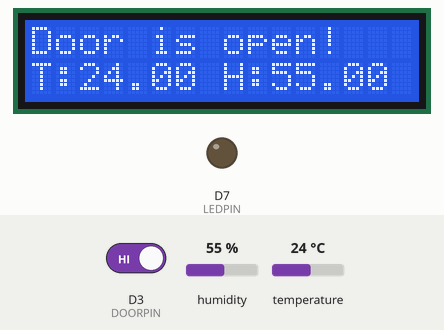
Bench run of a sketch on a simulated ESP8266 (NodeMCU). Parts: 16×2 character LCD, output pins drawn as LEDs (lit = HIGH). The test bench sets the inputs (shaded band); at power-on: D3 (DOORPIN) HIGH, humidity 55 %, temperature 24 °C. WiFi joins after 1.5 s; servers stay silent unless stated; what the sketch prints to the serial monitor is not drawn.

Above: at 3.6 s.
3.7 s: D3 (DOORPIN) driven LOW
At 5.3 s:
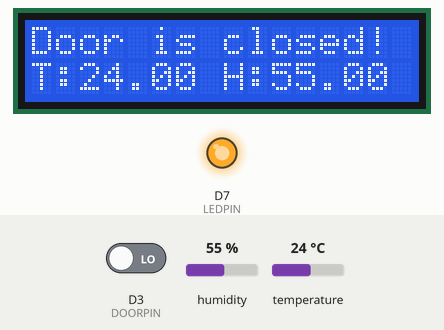
6.4 s: humidity set to 22 %
At 7.7 s:
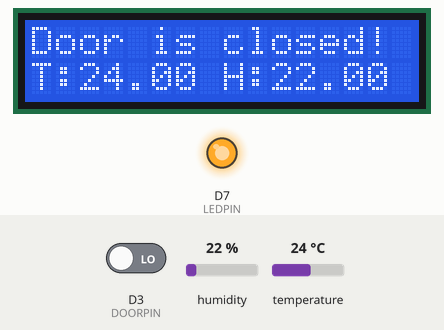
9.1 s: temperature set to 12 °C
At 11.2 s:
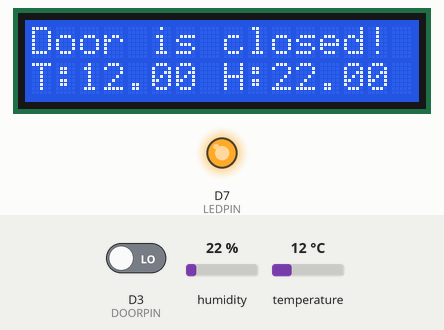
12.2 s: D3 (DOORPIN) driven HIGH
At 13.6 s:
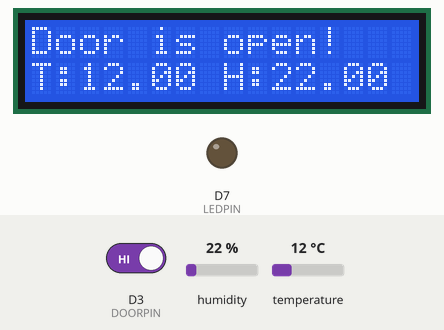
14.9 s: temperature set to 8 °C
At 18.2 s:
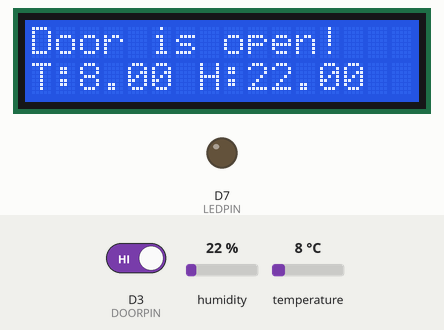
20.9 s: humidity set to 40 %
At 21.6 s:
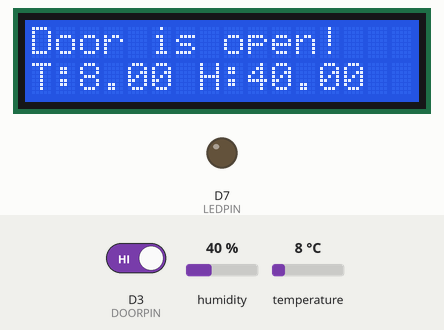
Timing chart, 0 to 23.9 s (numbered marks = the images above; inputs shaded):
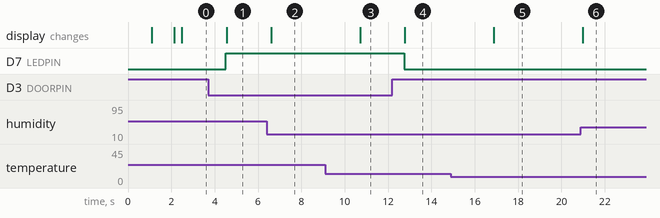

Measured:
- after the input at 3.7 s, D7 (LEDPIN): LOW → HIGH after 0.82 s; the display: changes after 0.85 s (image 1)
- after the input at 6.4 s, the display: changes after 0.20 s (image 2)
- after the input at 9.1 s, the display: changes after 1.6 s (image 3)
- after the input at 12.2 s, D7 (LEDPIN): HIGH → LOW after 0.54 s; the display: changes after 0.57 s (image 4)
- after the input at 14.9 s, the display: changes after 2.0 s (image 5)
- after the input at 20.9 s, the display: changes after 0.09 s (image 6)

The sketch:

nodemcu_code.ino
```cpp
#define BLYNK_TEMPLATE_ID ""
#define BLYNK_TEMPLATE_NAME ""
#define BLYNK_FIRMWARE_VERSION ""

#include <Wire.h>
#include <LiquidCrystal_I2C.h>
#include <DHT.h>
#include <ESP8266WiFi.h>
#include <BlynkSimpleEsp8266.h>

#define DHTPIN D4
#define DHTTYPE DHT11
#define LEDPIN D7
#define DOORPIN D3
#define LCD_COLS 16
#define LCD_ROWS 2

char auth[] = ""; //blynk auth token

//wifi
char ssid[] = "";
char pass[] = "";

DHT dht(DHTPIN, DHTTYPE);
LiquidCrystal_I2C lcd(0x27, LCD_COLS, LCD_ROWS);

// Function to connect to Wi-Fi network
void connectToWifi() {
  // set Wi-Fi mode to station mode
  WiFi.mode(WIFI_STA);
  // do not store Wi-Fi settings in flash memory
  WiFi.persistent(false);
  WiFi.begin(ssid, pass);
  lcd.clear();
  lcd.setCursor(0, 0);
  // displaying wifi connection status
  lcd.print("Connecting...");
  Serial.print("Connecting to Wi-Fi...");

  int tries = 0;

  // tries to connect to wifi
  while (WiFi.status() != WL_CONNECTED && tries < 10) {
    delay(1000);
    lcd.setCursor(0, 1);
    lcd.print("Attempt ");
    lcd.print(tries + 1);
    Serial.print(".");
    tries++;
  }

  //checks wifi status
  if (WiFi.status() != WL_CONNECTED) {
    lcd.clear();
    lcd.setCursor(0, 0);
    lcd.print("Failed to connect");
    Serial.println("Failed to connect to Wi-Fi");
    ESP.restart();
  }

  Serial.println("Connected to Wi-Fi");
  lcd.clear();
  lcd.setCursor(0, 0);
  lcd.print("Connected");
}

// Function to connect to Blynk server
void connectToBlynk() {
  // configure Blynk without Wi-Fi credentials
  Blynk.config(auth);
  Blynk.connect(5000);

  int tries = 0;
  while (!Blynk.connected() && tries < 10) {
    delay(1000);
    Serial.print(".");
    tries++;
  }

  if (!Blynk.connected()) {
    lcd.clear();
    lcd.setCursor(0, 0);
    lcd.print("Failed to connect");
    Serial.println("Failed to connect to Blynk");
    ESP.restart();
  }

  Serial.println("Connected to Blynk");
  lcd.clear();
  lcd.setCursor(0, 0);
  lcd.print("Connected");
}

void setup() {
  Serial.begin(115200);
  lcd.begin();
  lcd.backlight();
  lcd.clear();
  lcd.setCursor(0, 0);
  lcd.print("Setting up");

  connectToWifi();
  connectToBlynk();

  dht.begin();
  pinMode(LEDPIN, OUTPUT);
  pinMode(DOORPIN, INPUT_PULLUP);
}

void loop() {

    // Check Wi-Fi connection
  if (WiFi.status() != WL_CONNECTED) {
    connectToWifi();
    connectToBlynk();
  }

  // Check Blynk connection
  if (!Blynk.connected()) {
    connectToBlynk();
  }

  Blynk.run();
  float humidity = dht.readHumidity();
  float temperature = dht.readTemperature();

  Blynk.virtualWrite(V1, temperature);
  Blynk.virtualWrite(V2, humidity);
  int doorStatus = digitalRead(DOORPIN);

  if (doorStatus == LOW) {

    digitalWrite(LEDPIN, HIGH);
    lcd.clear();
    lcd.setCursor(0, 0);
    lcd.print("Door is closed!");
    lcd.setCursor(0,1);
    lcd.print("T:");
    lcd.print(temperature);
    lcd.print(" H:");
    lcd.print(humidity);
    Blynk.virtualWrite(V3, "Door is closed!");
  } else { // Door is closed

    digitalWrite(LEDPIN, LOW);
    lcd.clear();
    lcd.setCursor(0, 0);
    lcd.print("Door is open!");
    lcd.setCursor(0,1);
    lcd.print("T:");
    lcd.print(temperature);
    lcd.print(" H:");
    lcd.print(humidity);
    Blynk.logEvent("door_open","Door Has Been Open");
    Blynk.virtualWrite(V3, "Door is open!");
  }
    // Potential fire detected
    if (temperature > 50) {
      Blynk.logEvent("fire_alert", "High temperature detected");
    }

  delay(2000);
}
```
